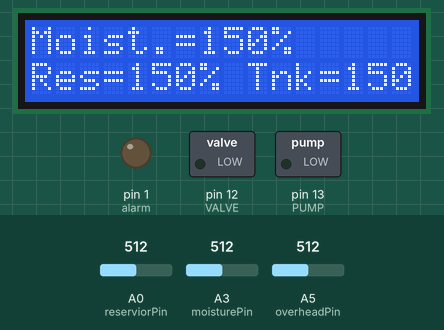
A sketch run on a simulated Arduino Uno, built with avr-gcc and run on an emulated ATmega328P. On the bench: 16×2 character LCD, switched loads named in the sketch (green lamp = pin HIGH), output pins drawn as LEDs (lit = HIGH). Dashed ring = blinking. Inputs (shaded band) come from the test bench; at power-on: A3 (moisturePin) = 512, A5 (overheadPin) = 512, A0 (reserviorPin) = 512.

Above: at 3.2 s.
3.3 s: A3 (moisturePin) set to 72
At 5.5 s:
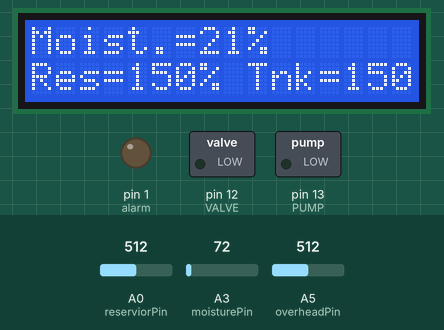
5.8 s: A3 (moisturePin) set to 63
At 8.5 s:
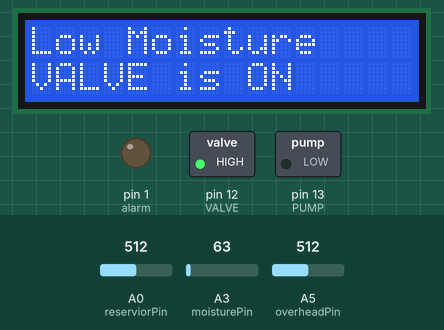
10.2 s: A5 (overheadPin) set to 72
At 11.3 s:
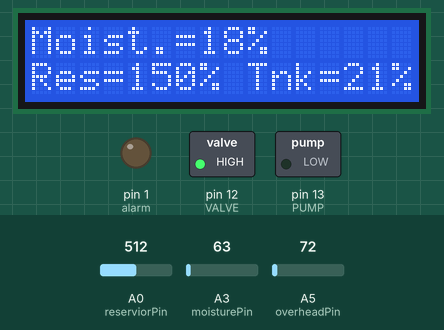
12.3 s: A5 (overheadPin) set to 64
At 14.8 s:
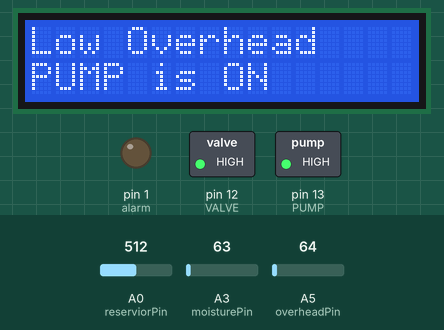
16.7 s: A0 (reserviorPin) set to 108
At 17.9 s:
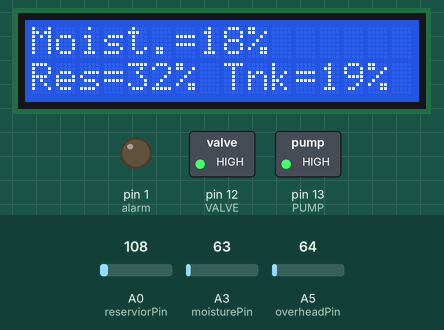
19.6 s: A0 (reserviorPin) set to 97
At 22.5 s:
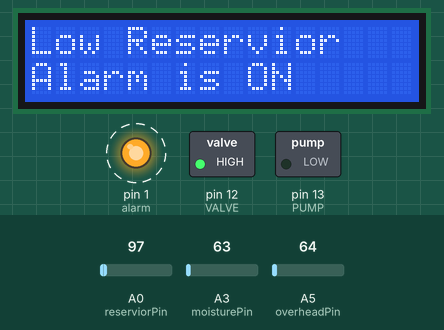
Timing chart, 0 to 25.0 s (numbered marks = the images above; inputs shaded):
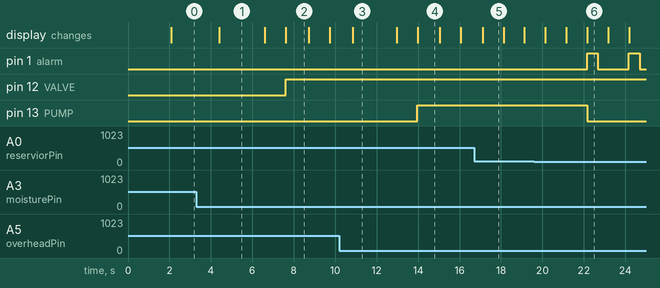

The sketch:

irrigation_system.ino
```cpp
// (licence header left out)
#include <LiquidCrystal.h>
#include <SoftwareSerial.h>

// ==================== PIN DEFINITIONS ====================

// LCD Connections (RS, E, D4, D5, D6, D7)
// RW and D0-D3 connected to GND
LiquidCrystal lcd(11, 10, 8, 7, 6, 5);

// Output Control Pins
const int PUMP = 13;    // Water pump control (via relay)
const int VALVE = 12;   // Irrigation valve control (via relay)
int alarm = 1;          // Low water alarm

// Analog Sensor Input Pins
const int reserviorPin = A0;   // Reservoir water level sensor
const int moisturePin = A3;    // Soil moisture sensor
const int overheadPin = A5;    // Overhead tank level sensor

// ==================== CONFIGURATION ====================

// Moisture thresholds (adjustable based on soil type)
const int DRY_SOIL_THRESHOLD = 20;      // Below this: activate valve
const int WET_SOIL_THRESHOLD = 100;     // Above this: deactivate valve

// Water level thresholds
const int LOW_OVERHEAD_THRESHOLD = 20;   // Below this: activate pump
const int FULL_OVERHEAD_THRESHOLD = 100; // Above this: deactivate pump
const int LOW_RESERVOIR_THRESHOLD = 30;  // Below this: activate alarm
const int SAFE_RESERVOIR_THRESHOLD = 50; // Above this: deactivate alarm

// Display update interval (milliseconds)
const int DISPLAY_DELAY = 1000;

// ==================== SETUP ====================

void setup() {
  // Initialize output pins
  pinMode(alarm, OUTPUT);
  pinMode(VALVE, OUTPUT);
  pinMode(PUMP, OUTPUT);

  // Set all outputs to LOW (off) initially
  digitalWrite(alarm, LOW);
  digitalWrite(VALVE, LOW);
  digitalWrite(PUMP, LOW);

  // Initialize LCD display
  lcd.begin(16, 2);      // 16x2 LCD type
  lcd.clear();           // Clear all LCD content

  // Display startup message
  lcd.setCursor(0, 0);
  lcd.print("Auto Irrigation");
  lcd.setCursor(0, 1);
  lcd.print("System Starting");
  delay(2000);
  lcd.clear();

  // Optional: Initialize serial communication for debugging
  // Serial.begin(9600);
  // Serial.println("Automatic Irrigation System Initialized");
}

// ==================== MAIN LOOP ====================

void loop() {
  // Read analog sensor values (0-1023)
  float moisture = analogRead(moisturePin);
  float overhead = analogRead(overheadPin);
  float reservior = analogRead(reserviorPin);

  // Convert to percentage (0-300% scale as per original design)
  // Note: Scale can be adjusted based on sensor calibration
  float moistureLevel = (300 * moisture) / 1024;
  float overheadLevel = (300 * overhead) / 1024;
  float reserviorLevel = (300 * reservior) / 1024;

  // ==================== DISPLAY STATUS ====================

  // Clear display and show current readings
  lcd.clear();

  // Line 1: Soil moisture
  lcd.setCursor(0, 0);
  lcd.print("Moist.=");
  lcd.print(moistureLevel, 0);  // Display without decimal places
  lcd.print("% ");

  // Line 2: Reservoir and overhead tank levels
  lcd.setCursor(0, 1);
  lcd.print("Res=");
  lcd.print(reserviorLevel, 0);
  lcd.print("% ");
  lcd.print("Tnk=");
  lcd.print(overheadLevel, 0);
  lcd.print("% ");

  delay(DISPLAY_DELAY);

  // ==================== IRRIGATION CONTROL ====================

  // Condition 1: Low soil moisture AND adequate overhead tank water
  // Action: Open valve to irrigate the soil
  if (moistureLevel <= DRY_SOIL_THRESHOLD && overheadLevel >= 30) {
    digitalWrite(VALVE, HIGH);  // Open valve
    delay(10);

    // Display irrigation status
    lcd.clear();
    lcd.setCursor(0, 0);
    lcd.print("Low Moisture");
    lcd.setCursor(0, 1);
    lcd.print("VALVE is ON");
    delay(DISPLAY_DELAY);
  }

  // Condition 2: Soil is sufficiently wet
  // Action: Close valve to stop irrigation
  if (moistureLevel >= WET_SOIL_THRESHOLD) {
    digitalWrite(VALVE, LOW);   // Close valve
    delay(50);
  }

  // ==================== WATER CIRCULATION CONTROL ====================

  // Condition 3: Adequate reservoir AND low overhead tank
  // Action: Activate pump to fill overhead tank
  if (reserviorLevel >= 30 && overheadLevel <= LOW_OVERHEAD_THRESHOLD) {
    digitalWrite(PUMP, HIGH);   // Turn on pump
    delay(10);

    // Display pump status
    lcd.clear();
    lcd.setCursor(0, 0);
    lcd.print("Low Overhead");
    lcd.setCursor(0, 1);
    lcd.print("PUMP is ON");
    delay(DISPLAY_DELAY);
  }

  // ==================== LOW WATER ALARM ====================

  // Condition 4: Low reservoir AND low overhead tank
  // Action: Activate alarm, keep pump off (safety)
  if (reserviorLevel <= LOW_RESERVOIR_THRESHOLD && overheadLevel <= LOW_OVERHEAD_THRESHOLD) {
    digitalWrite(PUMP, LOW);    // Ensure pump is off
    digitalWrite(alarm, HIGH);  // Activate alarm
    delay(10);

    // Display alarm status
    lcd.clear();
    lcd.setCursor(0, 0);
    lcd.print("Low Reservior");
    lcd.setCursor(0, 1);
    lcd.print("Alarm is ON");
    delay(500);

    // Create beeping pattern
    digitalWrite(alarm, LOW);
    delay(500);
  }

  // ==================== AUTOMATIC SHUTOFF ====================

  // Condition 5: Overhead tank is full
  // Action: Turn off pump
  if (overheadLevel >= FULL_OVERHEAD_THRESHOLD) {
    digitalWrite(PUMP, LOW);
    delay(50);
  }

  // Condition 6: Reservoir refilled to safe level
  // Action: Deactivate alarm
  if (reserviorLevel >= SAFE_RESERVOIR_THRESHOLD) {
    digitalWrite(alarm, LOW);
    delay(50);
  }
}

// ==================== HELPER FUNCTIONS ====================
// (Can be added for future enhancements)

/*
 * Future enhancements could include:
 * - void calibrateSensors() - Calibrate sensor readings
 * - void logData() - Log data to SD card or cloud
 * - void checkWiFi() - Monitor WiFi connection status
 * - float getAverageReading(int pin) - Get averaged sensor reading
 * - void displayError(String message) - Show error messages
 */
```

Measured:
- the behaviour switches between 69 and 68 on A3 (moisturePin) (found by bisection; images 1 and 2)
- the behaviour switches between 69 and 68 on A5 (overheadPin) (found by bisection; images 3 and 4)
- the behaviour switches between 103 and 102 on A0 (reserviorPin) (found by bisection; images 5 and 6)
- after the input at 3.3 s, the display: changes after 1.1 s (image 1)
- after the input at 5.8 s, pin 12 (VALVE): LOW → HIGH after 1.8 s; the display: first changes after 0.81 s (image 2 shows a later state)
- after the input at 10.2 s, the display: changes after 0.65 s (image 3)
- after the input at 12.3 s, pin 13 (PUMP): LOW → HIGH after 1.7 s; the display: first changes after 0.67 s (image 4 shows a later state)
- after the input at 16.7 s, the display: changes after 0.41 s (image 5)
- after the input at 19.6 s, pin 1 (alarm): alternates HIGH for 0.52 s and LOW for 1.5 s, starting after 2.6 s; pin 13 (PUMP): HIGH → LOW after 2.6 s; the display: first differs from a run without the input after 1.6 s (image 6 shows a later state)
